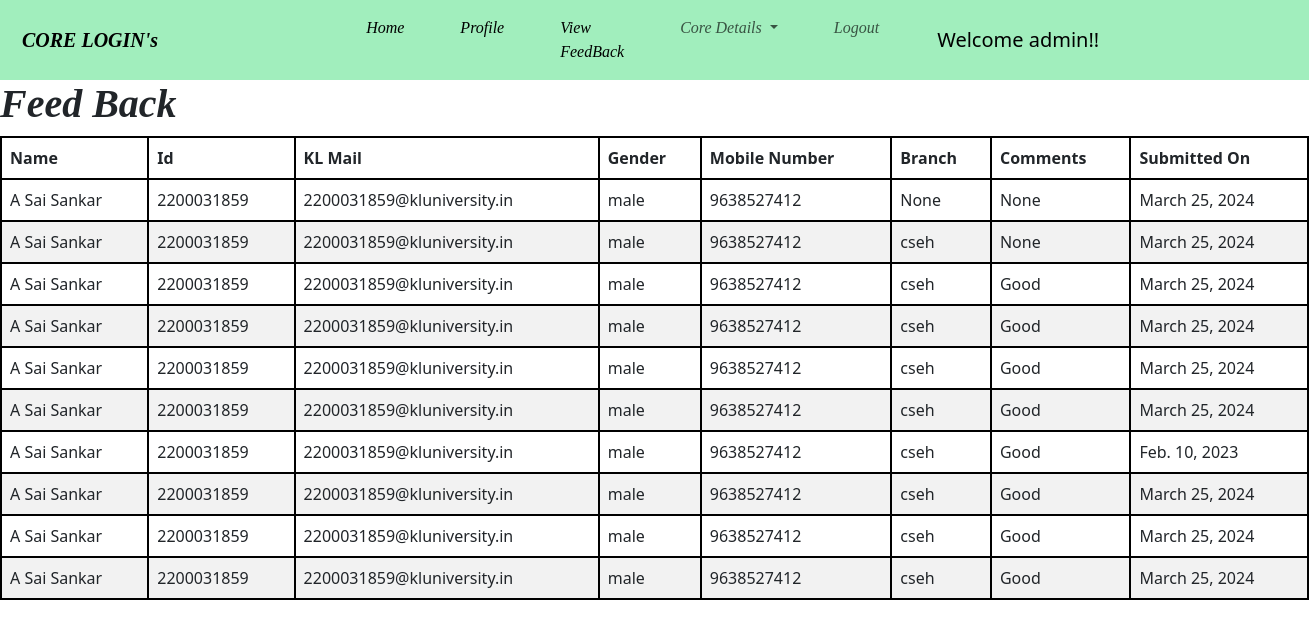
Page /feed/viewfeed/ (signed in) on the committed database.
### feedback/models.py (models this page shows)
class Feed(models.Model):
    name=models.CharField(max_length=100)
    iid=models.CharField(max_length=100)
    email=models.EmailField()
    gende = [
        ('male', 'Male'),
        ('female', 'Female'),
    ]
    gender = models.CharField(max_length=20, choices=gende)
    phonenumber=models.CharField(max_length=100)
    branch=models.CharField(max_length=100,null=True)
    Comments=models.CharField(max_length=100,null=True)
    date=models.DateField()
    class Meta:
        db_table="Feed" #To show the table name to the user

### feedback/views.py (the view)
# urls.py: path('viewfeed/',viewfeed,name='viewfeed'),
def viewfeed(request):
    job_details_list = Feed.objects.all()
    return render(request, 'viewfeed.html', {'job_details_list': job_details_list})

### templates/viewfeed.html (shortened to what this page needs)
<!DOCTYPE html>
{% extends 'corenavbar.html' %}
{% load static %}
{% block body %}
<h1>Feed Back</h1>
<table border="2">
  <thead>
  <tr>
    <th>Name</th>
    <th>Id</th>
    <th>KL Mail</th>
    <th>Gender</th>
    <th>Mobile Number</th>
    <th>Branch</th>
    <th>Comments</th>
    <th>Submitted On</th>
  </tr>
  </thead>
  <tbody>
  {% for job_application in job_details_list %}
  <tr>
    <td>{{ job_application.name }}</td>
    <td>{{ job_application.iid }}</td>
    <td>{{ job_application.email }}</td>
    <td>{{ job_application.gender }}</td>
    <td>{{ job_application.phonenumber }}</td>
    <td>{{ job_application.branch }}</td>
    <td>{{ job_application.Comments }}</td>
    <td>{{ job_application.date }}</td>
  </tr>
  {% endfor %}
  </tbody>
</table>
{% endblock %}

### templates/corenavbar.html (shortened to what this page needs)
<!DOCTYPE html>
{% load static%}
<html lang="en">
<head>
    <link href="https://cdn.jsdelivr.net/npm/bootstrap@5.3.2/dist/css/bootstrap.min.css" rel="stylesheet">
</head>
<body>
<nav class="navbar navbar-expand-lg" style="background-color: #A1EEBD">
    <div class="container-fluid">
        <a class="navbar-brand">CORE LOGIN's</a>
        <div class="collapse navbar-collapse" id="navbarNav">
            <ul class="navbar-nav">
                <li class="nav-item">
                    <a class="nav-link active" aria-current="page" href="{% url 'corehome' %}">Home</a>
                </li>
                <li class="nav-item">
                    <a class="nav-link active" aria-current="page"  href="{% url 'profile' %}">Profile</a>
                </li>
                <li class="nav-item">
                    <a class="nav-link active" aria-current="page"  href="{% url 'viewfeed' %}">View FeedBack</a>
                </li>
               {% if user.username == 'ss' or 'president' or 'secretary' %}
                 <li class="nav-item dropdown">
          <a class="nav-link dropdown-toggle" href="#" role="button" data-bs-toggle="dropdown" aria-expanded="false">
            Core Details
          </a>
                 </li>
{% endif %}
                <li class="nav-item">
                    <a class="nav-link" href="{% url 'home' %}">Logout</a>
                </li>
            </ul>
            <span class="navbar-brand">
            {% if user.is_authenticated %}
                Welcome {{ user.username }}!!
            {% endif %}
        </span>
        </div>
    </div>
</nav>
{% block body %}
{% endblock %}
</body>
</html>

### templates/corenavbar.html (style rules this page uses)
.navbar-brand { margin-left: 10px; margin-right: 200px; }
.nav-link { margin-right: 40px; }
a { font-style: italic; font-weight: bold; font-family: cursive; }
h1 { font-style: italic; font-weight: bold; font-family: cursive; }
table { border-collapse: collapse; width: 100%; }
th, td { border: 1px solid #dddddd; text-align: left; padding: 8px; }
tr:nth-child(even) { background-color: #f2f2f2; }

### templates/viewfeed.html (style rules this page uses)
table, th, td { border: 2px solid black; }

### rows in the picture
Feed: name "A Sai Sankar", iid "2200031859", email "2200031859@kluniversity.in", gender "male", phonenumber "9638527412", branch "None", Comments "None", date "March 25, 2024"
Feed: name "A Sai Sankar", iid "2200031859", email "2200031859@kluniversity.in", gender "male", phonenumber "9638527412", branch "cseh", Comments "None", date "March 25, 2024"
Feed: name "A Sai Sankar", iid "2200031859", email "2200031859@kluniversity.in", gender "male", phonenumber "9638527412", branch "cseh", Comments "Good", date "March 25, 2024"
Feed: name "A Sai Sankar", iid "2200031859", email "2200031859@kluniversity.in", gender "male", phonenumber "9638527412", branch "cseh", Comments "Good", date "March 25, 2024"
Feed: name "A Sai Sankar", iid "2200031859", email "2200031859@kluniversity.in", gender "male", phonenumber "9638527412", branch "cseh", Comments "Good", date "March 25, 2024"
Feed: name "A Sai Sankar", iid "2200031859", email "2200031859@kluniversity.in", gender "male", phonenumber "9638527412", branch "cseh", Comments "Good", date "March 25, 2024"
Feed: name "A Sai Sankar", iid "2200031859", email "2200031859@kluniversity.in", gender "male", phonenumber "9638527412", branch "cseh", Comments "Good", date "Feb. 10, 2023"
Feed: name "A Sai Sankar", iid "2200031859", email "2200031859@kluniversity.in", gender "male", phonenumber "9638527412", branch "cseh", Comments "Good", date "March 25, 2024"
Feed: name "A Sai Sankar", iid "2200031859", email "2200031859@kluniversity.in", gender "male", phonenumber "9638527412", branch "cseh", Comments "Good", date "March 25, 2024"
Feed: name "A Sai Sankar", iid "2200031859", email "2200031859@kluniversity.in", gender "male", phonenumber "9638527412", branch "cseh", Comments "Good", date "March 25, 2024"

### other values in the picture
{{ user.username }} "admin"
